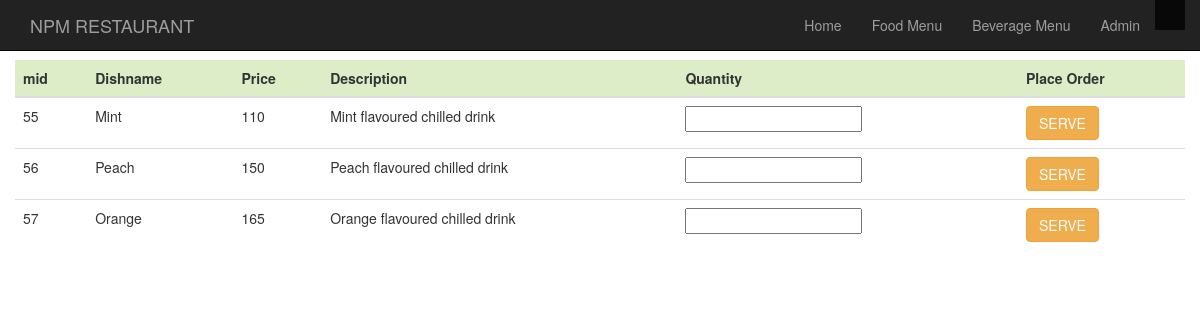
The page /mojitos.php on the database its author committed.
### tables this page shows
CREATE TABLE `menulist` (
  `category` varchar(100) NOT NULL,
  `dishname` varchar(100) NOT NULL,
  `price` int(10) NOT NULL,
  `description` varchar(1000) NOT NULL,
  `mid` int(10) NOT NULL
);

### mojitos.php (the view, shortened to what this page needs)
<!DOCTYPE html>
   <html>
   <head>
<link rel="stylesheet" href="https://maxcdn.bootstrapcdn.com/bootstrap/3.3.7/css/bootstrap.min.css">
<link rel="stylesheet" type="text/css" href="">
</head>
<body>
<nav class="navbar navbar-inverse navbar-fixed-top">
      <div class="container">
        <div class="navbar-header">
          <a class="navbar-brand" href="index.php">NPM RESTAURANT</a>
        </div>
        <div id="navbar" class="collapse navbar-collapse">
          <ul class="nav navbar-nav navbar-right">
            <li><a href="index.php">Home</a></li>
            <li><a href="foodmenu.php">Food Menu</a></li>
            <li><a href="beveragemenu.php">Beverage Menu</a></li>
            <li><a href="login.php">Admin</a></li>
         <li class="nav-item active" active>
      <a class="nav-link" style="margin-left:0vw" href="">
      <?php if(isset($_SESSION['tno']))
{ echo "Table no ".$_SESSION['tno']; } ?></a></li>
          </ul>
        </div>
      </div>
    </nav>
<br><br><br>
<?php
  $db="npm_res";
  $conn = new mysqli("localhost","root","","npm_res");
  $conn ->select_db($db) or die( "Unable to select database");
  $res=mysqli_query($conn,"Select * from menulist where category='Mojitos'");
?>
<div class="container">
<div class="row justify-content-center">
  <table class="table">
  <thead class="thead" style="background-color: #dcedc8;">
  <tr>
<th scope="col">mid</th>
<th scope="col">Dishname</th>
<th scope="col">Price</th>
<th scope="col">Description</th>
<th scope="col">Quantity</th>
<th scope="col">Place Order</th>
  </tr>
  </thead><?php
while($row = $res->fetch_assoc()): ?>
<tr>
<td>
<?php echo $row['mid']; ?>
</td>
<td>
<?php echo $row['dishname'];
?>
</td>
<td>
<?php echo $row['price']; ?>
</td>
<td>
<?php echo $row['description']; ?>
</td>
<td>
<input type="text" class="qty" name="quantity" value=""></input>
</td>
<td><input type="button" name="<?php echo $row['category'] ?>" onclick="fun()" id="<?php echo $row['dishname'] ?>" value="SERVE" class="btn btn-warning common">
</td>
</tr>
 <?php endwhile; ?>
</table>
</div>
</div>
</body>
</html>

### rows shown on the page
menulist: mid "55", dishname "Mint", price "110", description "Mint flavoured chilled drink"
menulist: mid "56", dishname "Peach", price "150", description "Peach flavoured chilled drink"
menulist: mid "57", dishname "Orange", price "165", description "Orange flavoured chilled drink"
